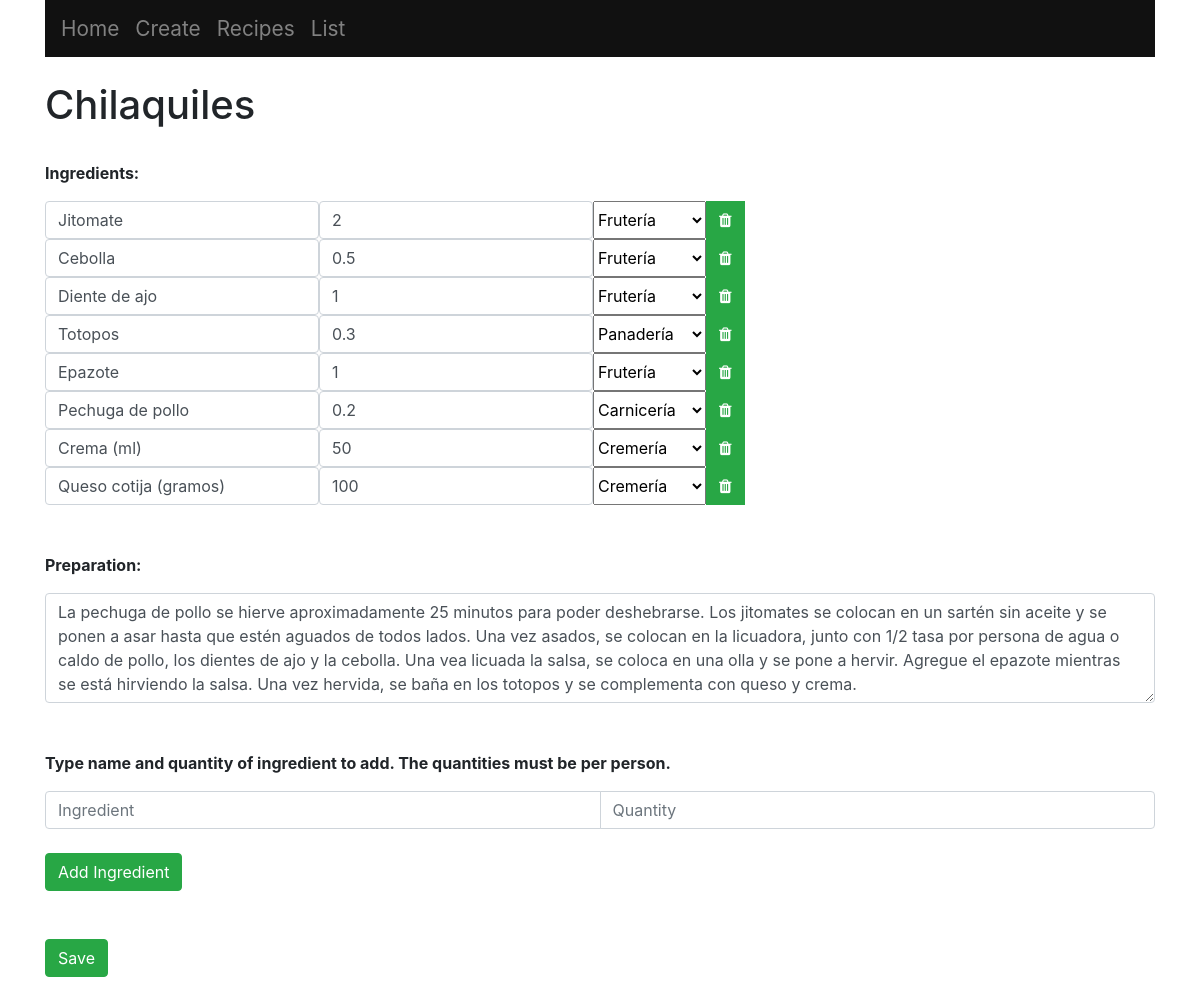
The page /6 on the database as committed earlier.
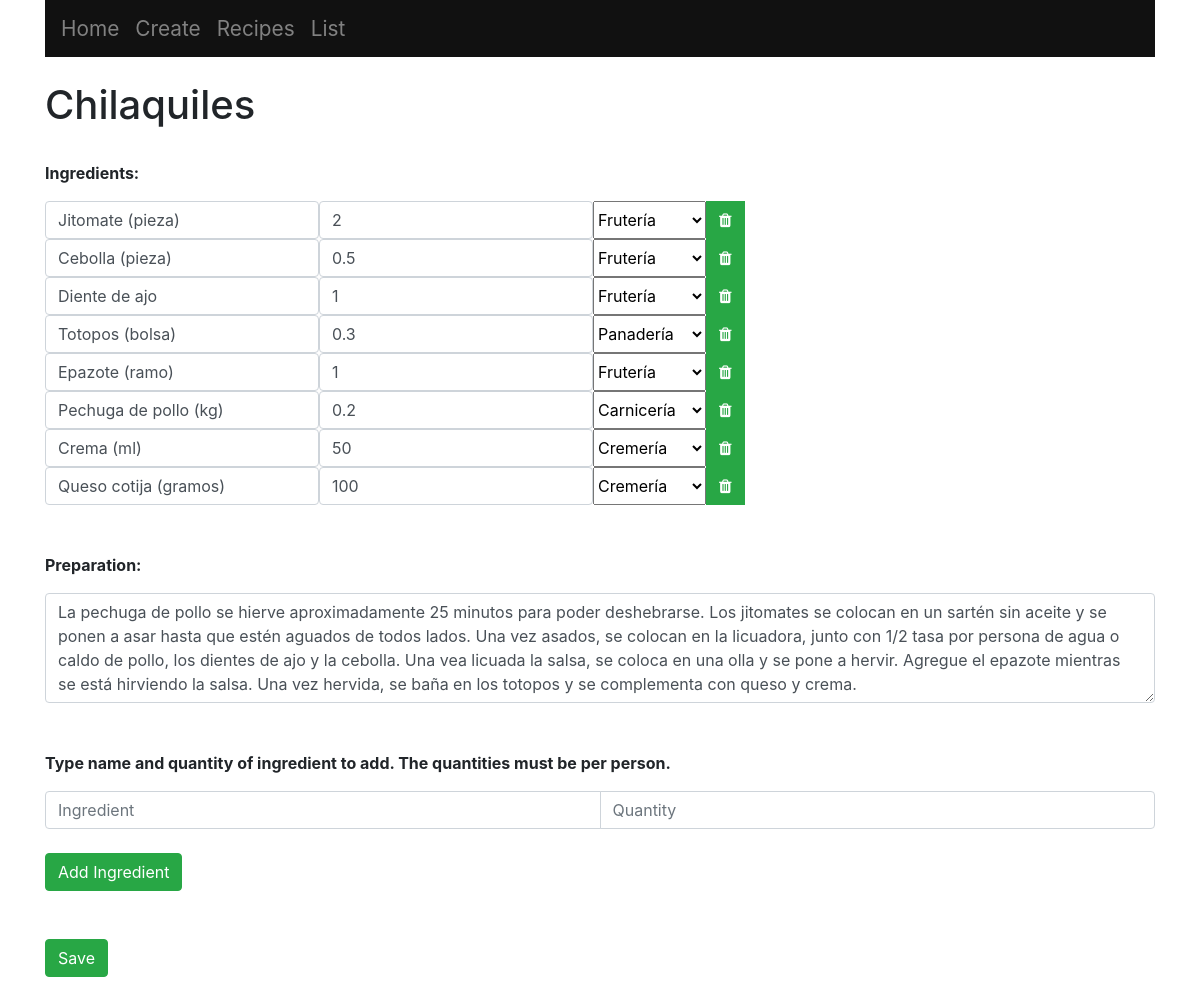
The same page on the database as committed later.
### main/models.py (models this page shows, shortened)
class Ingredient(models.Model):
	recipe = models.ForeignKey(Recipe, on_delete = models.CASCADE)
	text = models.CharField(max_length = 300)
	quantity = models.FloatField()
	section = models.CharField(max_length = 300)

### main/views.py (the view, shortened to what this page needs)
# urls.py: path("<int:id>", views.index, name = "index"),
def index(response, id):
	ls = Recipe.objects.get(id = id)
	return render(response, "main/list.html", {"ls":ls})

### main/templates/main/list.html (shortened to what this page needs)
{% extends "main/base.html" %}
{% block content %}
	<h1>{{ls.name}}</h1>
	<br>
	<p><b>Ingredients:</b></p>
	<form method="post", action="#">
		{% for ingredient in ls.ingredient_set.all %}
		<div class="input-group">
			<div class="input-group-prepend">
				<input type="text", name="t{{ingredient.id}}",  value="{{ingredient.text}}", class="form-control">
				<input type="number" value={{ingredient.quantity|floatformat:"-1"}} name="q{{ingredient.id}}", class="form-control", min="0", step="0.1">
				<select name="s{{ingredient.id}}", value="{{ingredient.section}}">
					<option value="{{ingredient.section}}">{{ingredient.section}}</option>
				</select>
				<button type="submit", name="delete", value="{{ingredient.id}}", class="btn btn-success"><i class="fa fa-trash"></i></button>
			</div>
		</div>
		{% endfor %}
		<br>
		<br>
		<p><b>Preparation:</b></p>
		{% for preparation in ls.preparation_set.all %}
			<textarea rows="4" name="{{preparation.id}}", class="form-control">{{preparation.preparation}}</textarea>
		{% endfor %}
		<br>
		<br>
		<p><b>Type name and quantity of ingredient to add. The quantities must be per person.</b></p>
		<div class="input-group">
			<input type="text" name="new_ingredient", placeholder="Ingredient", class="form-control">
			<input type="number" name="new_quantity", placeholder="Quantity", class="form-control", min="0", step="0.1">
		</div>
		<br>
		<button type="submit", name="newIngredient", value="newIngredient", class="btn btn-success">Add Ingredient</button>
		<br>
		<br>
		<br>
		<button type="submit", name="save_ingredients", value="save_ingredients", class="btn btn-success">Save</button>
	</form>
{% endblock %}

Rows that differ between the two databases and show on the page:
changed Ingredient: text "Jitomate" → "Jitomate (pieza)"
changed Ingredient: text "Cebolla" → "Cebolla (pieza)"
changed Ingredient "Panadería": text "Totopos" → "Totopos (bolsa)"
changed Ingredient: text "Epazote" → "Epazote (ramo)"
changed Ingredient "Carnicería": text "Pechuga de pollo" → "Pechuga de pollo (kg)"
